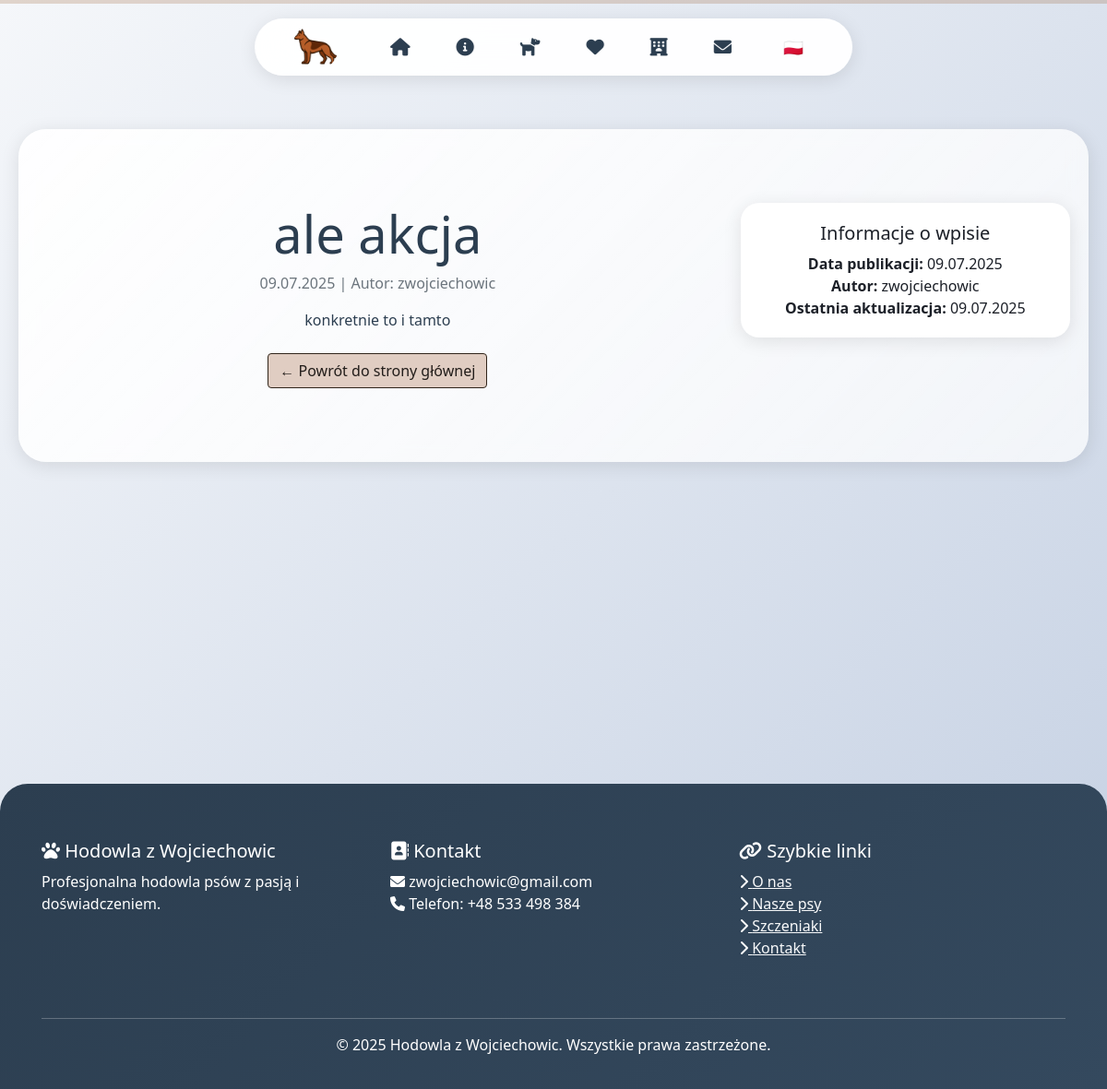
Screenshot of /pl/blog/ale-akcja/ with the database file from the repository.
### main/models.py (models this page shows, shortened)
class BlogPost(models.Model):
    title = models.CharField(max_length=200, verbose_name='Tytuł')
    slug = models.SlugField(unique=True, verbose_name='URL (slug)')
    content = models.TextField(verbose_name='Treść')
    excerpt = models.TextField(max_length=300, blank=True, verbose_name='Krótki opis')
    featured_image = models.ImageField(upload_to='blog_images/', blank=True, null=True, verbose_name='Zdjęcie główne')
    author = models.ForeignKey(User, on_delete=models.CASCADE, verbose_name='Autor')
    created_at = models.DateTimeField(default=timezone.now, verbose_name='Data utworzenia')
    updated_at = models.DateTimeField(auto_now=True, verbose_name='Data aktualizacji')
    is_published = models.BooleanField(default=True, verbose_name='Opublikowane')
    class Meta:
        ordering = ['-created_at']
        verbose_name = 'Wpis na blogu'
        verbose_name_plural = 'Wpisy na blogu'

### main/views.py (the view)
# urls.py: path('blog/<slug:slug>/', views.blog_detail, name='blog_detail'),
def blog_detail(request, slug):
    post = get_object_or_404(BlogPost, slug=slug, is_published=True)
    return render(request, 'blog_detail.html', {'post': post})

### templates/blog_detail.html (shortened to what this page needs)
{% extends 'base.html' %}
{% block content %}
<div class="hero-section">
    <div class="row">
        <div class="col-lg-8">
            <h1 class="display-4">{{ post.title }}</h1>
            <p class="text-muted">{{ post.created_at|date:"d.m.Y" }} | Autor: {{ post.author.get_full_name|default:post.author.username }}</p>
            <div class="content">
                {{ post.content|linebreaks }}
            </div>
            <div class="mt-4">
                <a href="{% url 'home' %}" class="btn btn-outline-primary">← Powrót do strony głównej</a>
            </div>
        </div>
        <div class="col-lg-4">
            <div class="card">
                <div class="card-body">
                    <h5 class="card-title">Informacje o wpisie</h5>
                    <p class="card-text">
                        <strong>Data publikacji:</strong> {{ post.created_at|date:"d.m.Y" }}<br>
                        <strong>Autor:</strong> {{ post.author.get_full_name|default:post.author.username }}<br>
                        <strong>Ostatnia aktualizacja:</strong> {{ post.updated_at|date:"d.m.Y" }}
                    </p>
                </div>
            </div>
        </div>
    </div>
</div>
{% endblock %}

### static/css/base.css (style rules this page uses)
.btn-outline-primary { color: #221d1a !important; border-color: #30251a !important; background-color: #e0cdc2 !important; }

### static/css/variables.css (style rules this page uses)
:root { --primary-color: #8B4513; --secondary-color: #D2691E; --accent-color: #FF6B35; --text-dark: #2C3E50; --bg-light: #F8F9FA; --shadow: 0 4px 20px rgba(0,0,0,0.1); --transition: all 0.3s cubic-bezier(0.4, 0, 0.2, 1); --bs-primary: #221d1a; }

### static/css/global.css (style rules this page uses)
* { margin: 0; padding: 0; box-sizing: border-box; }
body { font-family: 'Segoe UI', Tahoma, Geneva, Verdana, sans-serif; background: linear-gradient(135deg, #f5f7fa 0%, #c3cfe2 100%); min-height: 100vh; color: var(--text-dark); overflow-x: hidden; }
h1, h2, h3, h4, h5, h6 { line-height: 1.3; }
p { line-height: 1.5; }

### static/css/cards.css (style rules this page uses)
.card { color: rgb(28, 32, 40); border: none; border-radius: 20px; box-shadow: var(--shadow); transition: var(--transition); overflow: hidden; }
.card-body { padding: 20px !important; }

### static/css/hero.css (style rules this page uses)
.hero-section { background: linear-gradient(135deg, rgba(255,255,255,0.9) 0%, rgba(255,255,255,0.7) 100%); backdrop-filter: blur(10px); border-radius: 30px; padding: 80px 20px; margin: 20px; box-shadow: var(--shadow); text-align: center; }

### rows the page displays
BlogPost: title "ale akcja", created_at "09.07.2025", author.get_full_name "zwojciechowic", content "konkretnie to i tamto", updated_at "09.07.2025"
